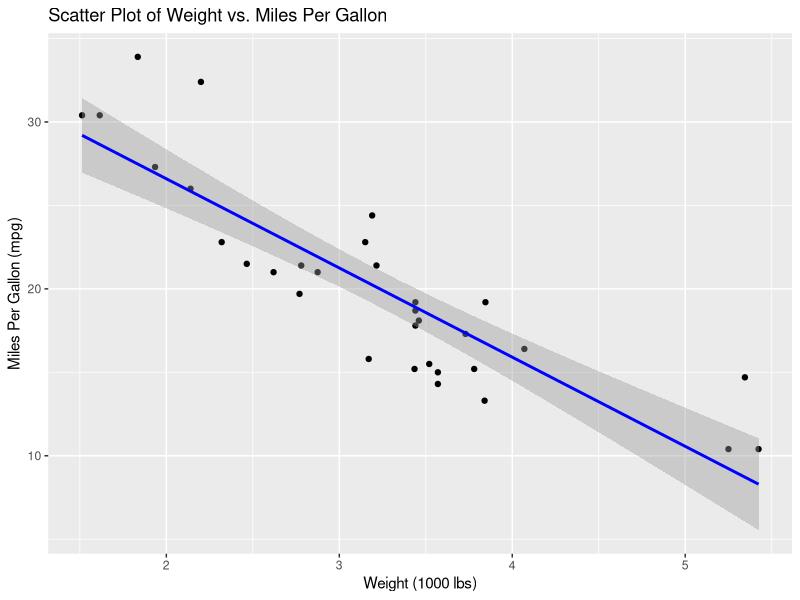

This chart was generated by the following R code:
## ---- chunk 1
summary(mtcars[, c("mpg", "wt")])
library(ggplot2)

ggplot(mtcars, aes(x = wt, y = mpg)) +
  geom_point() +
  geom_smooth(method = "lm", col = "blue") +
  labs(title = "Scatter Plot of Weight vs. Miles Per Gallon",
       x = "Weight (1000 lbs)",
       y = "Miles Per Gallon (mpg)")
## ---- chunk 2
#commit change 1 
